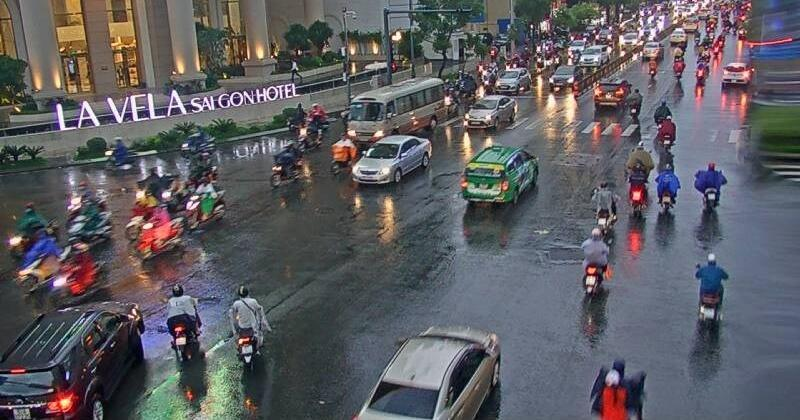
#> input picture DemoAugment.jpg, 800 x 420 px
$ python augment_image.py
#> lines starting #> are read from the running program, lines starting #| are printed output that depends on the picture
#!/usr/bin/env python3
"""
Image Augmentation Script
Reads augmentation parameters from Augmentations.csv and applies each augmentation to sample images.
"""

import cv2
import numpy as np
import pandas as pd
import os
import math
import random
from pathlib import Path
import albumentations as A
from PIL import Image, ImageDraw, ImageFont

def create_sample_image(width=640, height=640):
    """Create a sample image with geometric patterns for testing augmentations."""
    img = np.zeros((height, width, 3), dtype=np.uint8)

    # Add colorful geometric patterns
    # Background gradient
    for y in range(height):
        for x in range(width):
            img[y, x] = [
                int(255 * x / width),
                int(255 * y / height),
                int(255 * (x + y) / (width + height))
            ]

    # Add some geometric shapes
    cv2.rectangle(img, (50, 50), (200, 200), (255, 0, 0), -1)
    cv2.circle(img, (400, 150), 80, (0, 255, 0), -1)
    cv2.ellipse(img, (500, 400), (100, 60), 45, 0, 360, (0, 0, 255), -1)

    # Add text
    cv2.putText(img, "SAMPLE", (200, 300), cv2.FONT_HERSHEY_SIMPLEX, 2, (255, 255, 255), 3)
    cv2.putText(img, "IMAGE", (220, 350), cv2.FONT_HERSHEY_SIMPLEX, 2, (255, 255, 255), 3)

    return img

def apply_geometric_augmentation(img, param_name, value):
    """Apply geometric augmentations."""
    h, w = img.shape[:2]

    if param_name == "degrees":
        # More drastic rotation - multiply by 5x
        angle = random.uniform(-float(value) * 5, float(value) * 2)
        center = (w // 2, h // 2)
        matrix = cv2.getRotationMatrix2D(center, angle, 1.0)
        return cv2.warpAffine(img, matrix, (w, h))

    elif param_name == "translate":
        # More drastic translation - multiply by 3x
        translate_percent = float(value) * 3
        tx = random.uniform(-translate_percent, translate_percent) * w
        ty = random.uniform(-translate_percent, translate_percent) * h
        matrix = np.float32([[1, 0, tx], [0, 1, ty]])
        return cv2.warpAffine(img, matrix, (w, h))

    elif param_name == "scale":
        # Much more drastic scaling - multiply by 5x
        scale_range = float(value) * 5
        scale_factor = 1.0 + random.uniform(-scale_range, scale_range)
        # Ensure minimum scale to avoid invisibly small images
        scale_factor = max(0.1, min(3.0, scale_factor))
        center = (w // 2, h // 2)
        matrix = cv2.getRotationMatrix2D(center, 0, scale_factor)
        return cv2.warpAffine(img, matrix, (w, h))

    elif param_name == "shear":
        # Much more drastic shear - multiply by 10x
        shear_angle = random.uniform(-float(value) * 10, float(value) * 10)
        shear_x = math.tan(math.radians(shear_angle))
        # Also add vertical shear for more dramatic effect
        shear_y = math.tan(math.radians(random.uniform(-float(value) * 5, float(value) * 5)))
        matrix = np.float32([[1, shear_x, 0], [shear_y, 1, 0]])
        return cv2.warpAffine(img, matrix, (w, h))

    elif param_name == "perspective":
        # Dramatically visible perspective transformation
        # Ignore the tiny CSV value and use a visible range
        perspective_strength = 0.3  # Much stronger base value
        src_points = np.float32([[0, 0], [w, 0], [w, h], [0, h]])

        # Create extreme perspective distortion with large offsets
        max_offset = min(w, h) * perspective_strength
        dst_points = np.float32([
            [random.uniform(-max_offset, max_offset*0.5), random.uniform(-max_offset*0.5, max_offset)],
            [w + random.uniform(-max_offset*0.5, max_offset), random.uniform(-max_offset, max_offset*0.5)],
            [w + random.uniform(-max_offset, max_offset*0.5), h + random.uniform(-max_offset*0.5, max_offset)],
            [random.uniform(-max_offset*0.5, max_offset), h + random.uniform(-max_offset, max_offset*0.5)]
        ])

        try:
            matrix = cv2.getPerspectiveTransform(src_points, dst_points)
            return cv2.warpPerspective(img, matrix, (w, h))
        except cv2.error:
            # If transformation fails, return original
            return img

    elif param_name == "fliplr":
        # Horizontal flip
        if random.random() < float(value):
            return cv2.flip(img, 1)
        else:
            return img.copy()

    return img

def apply_color_augmentation(img, param_name, value):
    """Apply color augmentations."""
    if param_name == "hsv_h":
        # More drastic hue shift - multiply by 10x
        hsv = cv2.cvtColor(img, cv2.COLOR_BGR2HSV).astype(np.float32)
        hue_shift = random.uniform(-float(value) * 10, float(value) * 10) * 179  # OpenCV hue range is 0-179
        hsv[:, :, 0] = (hsv[:, :, 0] + hue_shift) % 180
        return cv2.cvtColor(hsv.astype(np.uint8), cv2.COLOR_HSV2BGR)

    elif param_name == "hsv_s":
        # More drastic saturation shift - multiply by 1.5x
        hsv = cv2.cvtColor(img, cv2.COLOR_BGR2HSV).astype(np.float32)
        sat_range = float(value) * 1.5
        sat_factor = 1.0 + random.uniform(-sat_range, sat_range)
        hsv[:, :, 1] = np.clip(hsv[:, :, 1] * sat_factor, 0, 255)
        return cv2.cvtColor(hsv.astype(np.uint8), cv2.COLOR_HSV2BGR)

    elif param_name == "hsv_v":
        # More drastic brightness shift - multiply by 1.5x
        hsv = cv2.cvtColor(img, cv2.COLOR_BGR2HSV).astype(np.float32)
        val_range = float(value) * 1.5
        val_factor = 1.0 + random.uniform(-val_range, val_range)
        hsv[:, :, 2] = np.clip(hsv[:, :, 2] * val_factor, 0, 255)
        return cv2.cvtColor(hsv.astype(np.uint8), cv2.COLOR_HSV2BGR)

    return img

def create_mosaic(imgs):
    """Create a mosaic from 4 images."""
    if len(imgs) < 4:
        # If we don't have 4 images, duplicate the first one
        while len(imgs) < 4:
            imgs.append(imgs[0])

    h, w = imgs[0].shape[:2]
    # Resize each image to half size
    resized_imgs = [cv2.resize(img, (w//2, h//2)) for img in imgs[:4]]

    # Create mosaic
    top_row = np.hstack([resized_imgs[0], resized_imgs[1]])
    bottom_row = np.hstack([resized_imgs[2], resized_imgs[3]])
    mosaic = np.vstack([top_row, bottom_row])

    return mosaic

def apply_albumentations(img, param_name, value):
    """Apply Albumentations augmentations."""
    # Parse probability from value string like "p=0.01"
    if "p=" in value:
        prob = float(value.split("p=")[1])
    else:
        prob = 0.5  # default probability

    if param_name == "Blur":
        # More drastic blur
        transform = A.Blur(blur_limit=21, p=1.0)  # Always apply, much stronger blur
    elif param_name == "MedianBlur":
        # More drastic median blur
        transform = A.MedianBlur(blur_limit=15, p=1.0)  # Always apply, stronger blur
    elif param_name == "ToGray":
        # Always convert to grayscale
        transform = A.ToGray(p=1.0)
    elif param_name == "CLAHE":
        # More aggressive CLAHE
        transform = A.CLAHE(clip_limit=8.0, tile_grid_size=(4, 4), p=1.0)  # Always apply, stronger contrast
    else:
        return img

    # Convert BGR to RGB for Albumentations
    img_rgb = cv2.cvtColor(img, cv2.COLOR_BGR2RGB)
    augmented = transform(image=img_rgb)['image']
    # Convert back to BGR
    return cv2.cvtColor(augmented, cv2.COLOR_RGB2BGR)

def main():
    # Create output directory
    output_dir = Path("augmented_images")
    output_dir.mkdir(exist_ok=True)

    # Read augmentation parameters
    try:
        df = pd.read_csv("Augmentations.csv")
#> (reads Augmentations.csv from the repository)
        print(f"Loaded {len(df)} augmentation parameters from Augmentations.csv")
    except FileNotFoundError:
        print("Error: Augmentations.csv not found!")
        return

    # Load the demo image
    try:
        sample_img = cv2.imread("DemoAugment.jpg")
#> sample_img is the input picture: shape (420, 800, 3); mean B, G, R 97.8, 92.8, 93.3
        if sample_img is None:
            print("Error: DemoAugment.jpg not found! Creating sample image instead.")
            sample_img = create_sample_image()
        else:
            print("Loaded DemoAugment.jpg")
    except Exception as e:
        print(f"Error loading DemoAugment.jpg: {e}. Creating sample image instead.")
        sample_img = create_sample_image()

    cv2.imwrite(str(output_dir / "00_original.jpg"), sample_img)
    print("Saved original image: 00_original.jpg")

    # Apply each augmentation
    current_category = ""
    for idx, row in df.iterrows():
        category = row['Category']
        parameter = row['Parameter']
        value = row['Value']
        description = row['Description']

        # Handle empty category (continuation rows)
        if pd.isna(category) or category == "":
            category = current_category
        else:
            current_category = category

        # Skip empty parameter names (continuation rows)
        if pd.isna(parameter) or parameter == "":
            continue

        print(f"Applying {category} - {parameter}: {description}")

        try:
            if category == "Geometric":
                augmented_img = apply_geometric_augmentation(sample_img.copy(), parameter, value)
            elif category == "Color":
                augmented_img = apply_color_augmentation(sample_img.copy(), parameter, value)
            elif category == "Structural":
                if parameter == "mosaic":
                    # Create mosaic with 4 copies of the sample image
                    augmented_img = create_mosaic([sample_img] * 4)
                else:
                    continue  # Skip close_mosaic as it's just a training parameter
            elif category == "Albumentations":
                augmented_img = apply_albumentations(sample_img.copy(), parameter, value)
            else:
                print(f"Unknown category: {category}")
                continue

            # Save augmented image
            filename = f"{idx+1:02d}_{category}_{parameter}.jpg"
            cv2.imwrite(str(output_dir / filename), augmented_img)
            print(f"  Saved: {filename}")

        except Exception as e:
            print(f"  Error applying {parameter}: {e}")
#> this loop made 12 passes
#> pass 1, in main, `augmented_img = apply_geometric_augmentation(sample_img.copy(), parame..`:
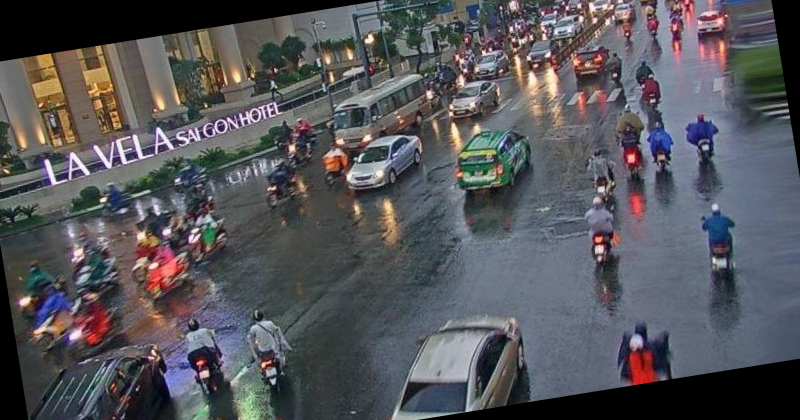
#> augmented_img: shape (420, 800, 3); mean B, G, R 90, 85.4, 85.5
#> pass 2, in main, `augmented_img = apply_geometric_augmentation(sample_img.copy(), parame..`:
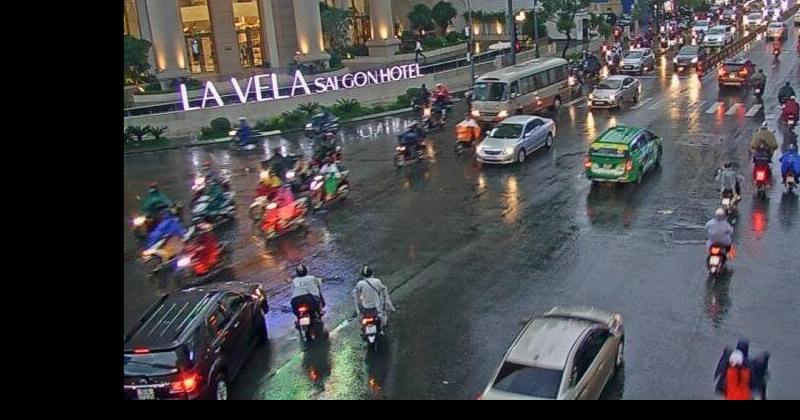
#> augmented_img: shape (420, 800, 3); mean B, G, R 76.2, 73.4, 74.2
#> pass 3, in main, `augmented_img = apply_geometric_augmentation(sample_img.copy(), parame..`:
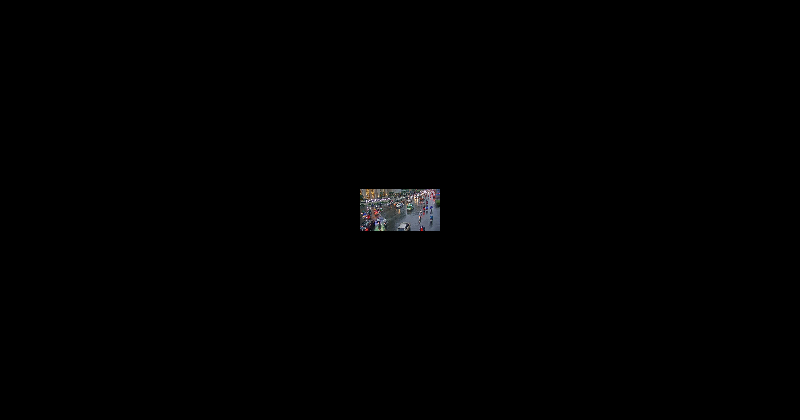
#> augmented_img: shape (420, 800, 3); mean B, G, R 1, 0.9, 0.9

    print(f"\nAugmentation complete! Check the '{output_dir}' folder for results.")
    print("Note: Some augmentations use random values, so results may vary between runs.")

if __name__ == "__main__":
    main()
#> (the call stopped at in apply_albumentations, `transform = A.Blur(blur_limit=21, p=1.0)`: albumentations is not available in this run)
